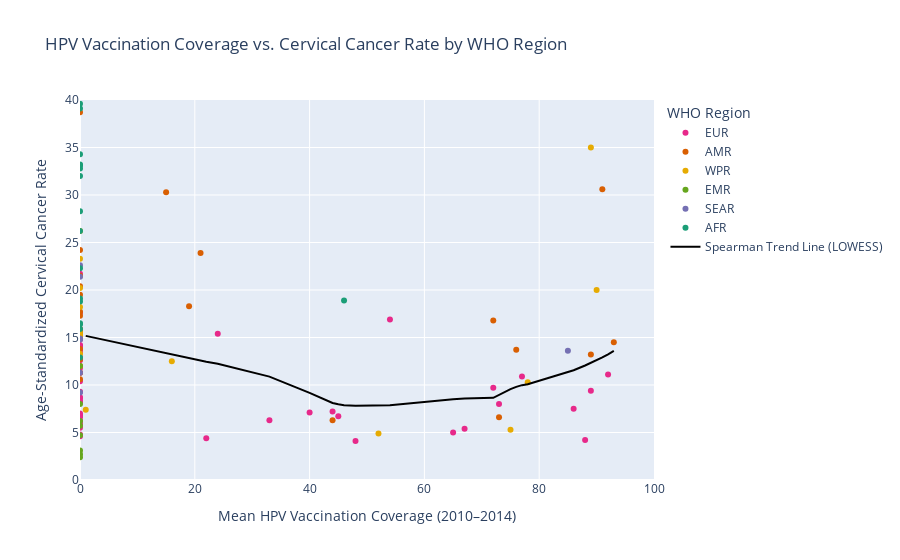

Notebook source saved alongside this figure:
### Code cell
# Define colors for WHO regions
who_colors = {
    "AFR": "#1b9e77",
    "AMR": "#d95f02",
    "SEAR": "#7570b3",
    "EUR": "#e7298a",
    "EMR": "#66a61e",
    "WPR": "#e6ab02"
}

# Initialize the interactive scatter plot
fig = px.scatter(
    region_summary,
    x='mean_coverage_2010_2014',
    y='ASR',
    color='WHO_REGION',
    color_discrete_map=who_colors,
    hover_data={'NAME': True, 'mean_coverage_2010_2014': ':.2f', 'ASR': ':.2f', 'WHO_REGION': False},
    title='HPV Vaccination Coverage vs. Cervical Cancer Rate by WHO Region',
    labels={
        'mean_coverage_2010_2014': 'Mean HPV Vaccination Coverage (2010–2014)',
        'ASR': 'Age-Standardized Cervical Cancer Rate'
    }
)

# Extract smoothed x and y
x_smooth = lowess[:, 0]
y_smooth = lowess[:, 1]

# Add the LOWESS trend line
fig.add_trace(
    go.Scatter(
        x=x_smooth,
        y=y_smooth,
        mode='lines',
        name='Spearman Trend Line (LOWESS)',
        line=dict(color='black', width=2)
    )
)

# Customize layout
fig.update_layout(
    legend_title_text='WHO Region',
    hovermode='closest'
)
# Add y-axis range limit
fig.update_yaxes(range=[0, 40])
fig.update_xaxes(range=[0, 100])

# Show the plot
fig.show()

### Figure 1 — Plotly figure (JSON) as saved in the notebook; plotly's stock layout.template omitted (floating-point values rounded to 4 significant figures)
{"data": [{"customdata": [["Albania", "EUR"], ["Armenia", "EUR"], ["Austria", "EUR"], ["Azerbaijan", "EUR"], ["Belarus", "EUR"], ["Belgium", "EUR"], ["Bulgaria", "EUR"], ["Croatia", "EUR"], ["Cyprus", "EUR"], ["Czech Republic", "EUR"], ["Denmark", "EUR"], ["Estonia", "EUR"], ["Finland", "EUR"], ["Georgia", "EUR"], ["Germany", "EUR"], ["Greece", "EUR"], ["Hungary", "EUR"], ["Iceland", "EUR"], ["Ireland", "EUR"], ["Israel", "EUR"], ["Italy", "EUR"], ["Kazakhstan", "EUR"], ["Kyrgyzstan", "EUR"], ["Latvia", "EUR"], ["Lithuania", "EUR"], ["Luxembourg", "EUR"], ["Malta", "EUR"], ["Montenegro", "EUR"], ["North Macedonia", "EUR"], ["Norway", "EUR"], ["Poland", "EUR"], ["Portugal", "EUR"], ["Moldova", "EUR"], ["Romania", "EUR"], ["Russia", "EUR"], ["Serbia", "EUR"], ["Slovakia", "EUR"], ["Slovenia", "EUR"], ["Spain", "EUR"], ["Sweden", "EUR"], ["Switzerland", "EUR"], ["Tajikistan", "EUR"], ["Turkmenistan", "EUR"], ["Turkey", "EUR"], ["Ukraine", "EUR"], ["Uzbekistan", "EUR"]], "hovertemplate": "Mean HPV Vaccination Coverage (2010–2014)=%{x:.2f}<br>Age-Standardized Cervical Cancer Rate=%{y:.2f}<br>NAME=%{customdata[0]}<extra></extra>", "legendgroup": "EUR", "marker": {"color": "#e7298a", "symbol": "circle"}, "mode": "markers", "name": "EUR", "orientation": "v", "showlegend": true, "type": "scatter", "x": [0, 0, 0, 0, 0, 33, 24, 0, 0, 73, 72, 0, 0, 0, 40, 0, 0, 89, 86, 0, 65, 0, 0, 54, 0, 22, 88, 0, 45, 77, 0, 92, 0, 0, 0, 0, 0, 44, 67, 0, 48, 0, 0, 0, 0, 0], "xaxis": "x", "y": [8.7, 6.8, 5.9, 8.2, 9.3, 6.3, 15.4, 8.3, 7.0, 8.0, 9.7, 11.8, 4.6, 10.4, 7.1, 5.5, 12.6, 9.4, 7.5, 6.2, 5.0, 15.5, 14.1, 16.9, 13.7, 4.4, 4.2, 12.0, 6.7, 10.9, 11.3, 11.1, 14.2, 21.7, 17.6, 13.4, 12.9, 7.2, 5.4, 8.6, 4.1, 6.6, 14.1, 4.8, 15.2, 14.8], "yaxis": "y"}, {"customdata": [["Argentina", "AMR"], ["Bahamas", "AMR"], ["Barbados", "AMR"], ["Belize", "AMR"], ["Bolivia", "AMR"], ["Brazil", "AMR"], ["Canada", "AMR"], ["Chile", "AMR"], ["Colombia", "AMR"], ["Costa Rica", "AMR"], ["Dominican Republic", "AMR"], ["Ecuador", "AMR"], ["El Salvador", "AMR"], ["Guatemala", "AMR"], ["Guyana", "AMR"], ["Honduras", "AMR"], ["Jamaica", "AMR"], ["Mexico", "AMR"], ["Panama", "AMR"], ["Paraguay", "AMR"], ["Peru", "AMR"], ["Saint Lucia", "AMR"], ["Suriname", "AMR"], ["Trinidad and Tobago", "AMR"], ["the United States of America", "AMR"], ["Uruguay", "AMR"]], "hovertemplate": "Mean HPV Vaccination Coverage (2010–2014)=%{x:.2f}<br>Age-Standardized Cervical Cancer Rate=%{y:.2f}<br>NAME=%{customdata[0]}<extra></extra>", "legendgroup": "AMR", "marker": {"color": "#d95f02", "symbol": "circle"}, "mode": "markers", "name": "AMR", "orientation": "v", "showlegend": true, "type": "scatter", "x": [72, 0, 0, 0, 0, 0, 73, 0, 76, 0, 0, 0, 0, 0, 15, 0, 0, 89, 93, 91, 21, 0, 0, 19, 44, 0], "xaxis": "x", "y": [16.8, 15.2, 13.8, 17.3, 38.7, 12.7, 6.6, 11.3, 13.7, 10.6, 15.6, 17.7, 15.2, 21.5, 30.3, 19.5, 20.4, 13.2, 14.5, 30.6, 23.9, 15.7, 24.2, 18.3, 6.3, 15.9], "yaxis": "y"}, {"customdata": [["Australia", "WPR"], ["Brunei", "WPR"], ["Cambodia", "WPR"], ["Fiji", "WPR"], ["Indonesia", "WPR"], ["Japan", "WPR"], ["Laos", "WPR"], ["Malaysia", "WPR"], ["Mongolia", "WPR"], ["New Zealand", "WPR"], ["Philippines", "WPR"], ["Samoa", "WPR"], ["Singapore", "WPR"], ["Solomon Islands", "WPR"], ["Vanuatu", "WPR"]], "hovertemplate": "Mean HPV Vaccination Coverage (2010–2014)=%{x:.2f}<br>Age-Standardized Cervical Cancer Rate=%{y:.2f}<br>NAME=%{customdata[0]}<extra></extra>", "legendgroup": "WPR", "marker": {"color": "#e6ab02", "symbol": "circle"}, "mode": "markers", "name": "WPR", "orientation": "v", "showlegend": true, "type": "scatter", "x": [75, 90, 0, 89, 0, 16, 0, 78, 0, 52, 0, 0, 1, 0, 0], "xaxis": "x", "y": [5.3, 20.0, 15.2, 35.0, 23.3, 12.5, 12.0, 10.3, 20.2, 4.9, 15.5, 13.3, 7.4, 26.2, 18.2], "yaxis": "y"}, {"customdata": [["Bahrain", "EMR"], ["Israel", "EMR"], ["Kuwait", "EMR"], ["Libya", "EMR"], ["Morocco", "EMR"], ["Qatar", "EMR"], ["Saudi Arabia", "EMR"], ["United Arab Emirates", "EMR"]], "hovertemplate": "Mean HPV Vaccination Coverage (2010–2014)=%{x:.2f}<br>Age-Standardized Cervical Cancer Rate=%{y:.2f}<br>NAME=%{customdata[0]}<extra></extra>", "legendgroup": "EMR", "marker": {"color": "#66a61e", "symbol": "circle"}, "mode": "markers", "name": "EMR", "orientation": "v", "showlegend": true, "type": "scatter", "x": [0, 0, 0, 0, 0, 0, 0, 0], "xaxis": "x", "y": [2.7, 6.2, 3.1, 8.0, 12.0, 4.7, 2.4, 5.7], "yaxis": "y"}, {"customdata": [["Bangladesh", "SEAR"], ["Bhutan", "SEAR"], ["Maldives", "SEAR"], ["Myanmar", "SEAR"], ["Sri Lanka", "SEAR"], ["Thailand", "SEAR"], ["Timor-Leste", "SEAR"]], "hovertemplate": "Mean HPV Vaccination Coverage (2010–2014)=%{x:.2f}<br>Age-Standardized Cervical Cancer Rate=%{y:.2f}<br>NAME=%{customdata[0]}<extra></extra>", "legendgroup": "SEAR", "marker": {"color": "#7570b3", "symbol": "circle"}, "mode": "markers", "name": "SEAR", "orientation": "v", "showlegend": true, "type": "scatter", "x": [0, 85, 0, 0, 0, 0, 0], "xaxis": "x", "y": [11.3, 13.6, 22.6, 21.4, 9.2, 14.9, 14.8], "yaxis": "y"}, {"customdata": [["Botswana", "AFR"], ["Burkina Faso", "AFR"], ["Cameroon", "AFR"], ["Ivory Coast", "AFR"], ["Eritrea", "AFR"], ["Eswatini", "AFR"], ["Ethiopia", "AFR"], ["Kenya", "AFR"], ["Lesotho", "AFR"], ["Liberia", "AFR"], ["Malawi", "AFR"], ["Mali", "AFR"], ["Mauritania", "AFR"], ["Mauritius", "AFR"], ["Mozambique", "AFR"], ["Nigeria", "AFR"], ["Rwanda", "AFR"], ["São Tomé and Príncipe", "AFR"], ["Senegal", "AFR"], ["Sierra Leone", "AFR"], ["South Africa", "AFR"], ["Togo", "AFR"], ["Uganda", "AFR"], ["Zambia", "AFR"], ["Zimbabwe", "AFR"]], "hovertemplate": "Mean HPV Vaccination Coverage (2010–2014)=%{x:.2f}<br>Age-Standardized Cervical Cancer Rate=%{y:.2f}<br>NAME=%{customdata[0]}<extra></extra>", "legendgroup": "AFR", "marker": {"color": "#1b9e77", "symbol": "circle"}, "mode": "markers", "name": "AFR", "orientation": "v", "showlegend": true, "type": "scatter", "x": [0, 0, 0, 0, 0, 0, 0, 0, 0, 0, 0, 0, 0, 0, 0, 0, 46, 0, 0, 0, 0, 0, 0, 0, 0], "xaxis": "x", "y": [39.1, 15.9, 33.1, 32.0, 16.4, 95.9, 22.3, 32.8, 60.5, 39.6, 70.9, 43.1, 28.3, 12.9, 47.8, 26.2, 18.9, 18.8, 34.3, 16.5, 33.2, 19.1, 53.8, 71.5, 68.2], "yaxis": "y"}, {"line": {"color": "black", "width": 2}, "mode": "lines", "name": "Spearman Trend Line (LOWESS)", "type": "scatter", "x": [1.0, 15.0, 16.0, 19.0, 21.0, 22.0, 24.0, 33.0, 40.0, 44.0, 44.0, 45.0, 46.0, 48.0, 52.0, 54.0, 65.0, 67.0, 72.0, 72.0, 73.0, 73.0, 75.0, 76.0, 77.0, 78.0, 85.0, 86.0, 88.0, 89.0, 89.0, 89.0, 90.0, 91.0, 92.0, 93.0], "y": [15.17, 13.33, 13.2, 12.81, 12.57, 12.45, 12.23, 10.88, 9.166, 8.103, 8.103, 7.979, 7.871, 7.813, 7.853, 7.867, 8.512, 8.591, 8.649, 8.649, 8.965, 8.965, 9.56, 9.805, 9.985, 10.08, 11.3, 11.55, 12.05, 12.32, 12.32, 12.32, 12.6, 12.9, 13.23, 13.59]}], "layout": {"hovermode": "closest", "legend": {"title": {"text": "WHO Region"}, "tracegroupgap": 0}, "title": {"text": "HPV Vaccination Coverage vs. Cervical Cancer Rate by WHO Region"}, "xaxis": {"anchor": "y", "domain": [0, 1], "range": [0, 100], "title": {"text": "Mean HPV Vaccination Coverage (2010–2014)"}}, "yaxis": {"anchor": "x", "domain": [0, 1], "range": [0, 40], "title": {"text": "Age-Standardized Cervical Cancer Rate"}}}}
